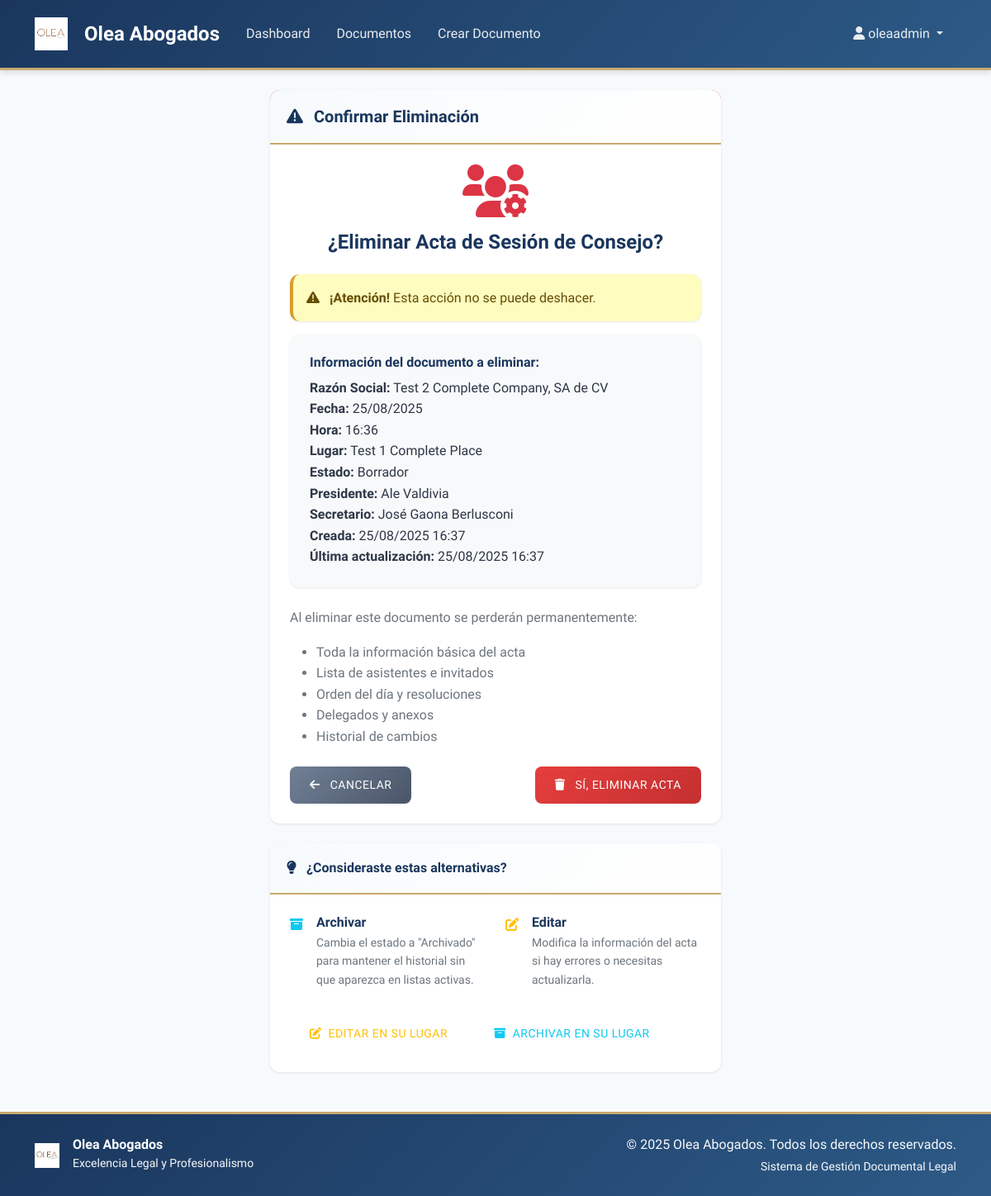
The page /documentos/consejo/16/eliminar/ (signed in) on the database its author committed.
### documentos/models.py (models this page shows, shortened)
class ActaSesionConsejo(models.Model):
    ESTADO_CHOICES = [
        ('borrador', 'Borrador'),
        ('aprobada', 'Aprobada'),
        ('firmada', 'Firmada'),
    ]
    METODO_INSTALACION = [
        ('mayoria', 'Mayoría'),
        ('unanimidad', 'Unanimidad'),
    ]
    usuario = models.ForeignKey(User, on_delete=models.CASCADE)
    razon_social       = models.CharField(max_length=255, help_text="Nombre completo de la sociedad")
    organo             = models.CharField(max_length=50, default='Consejo de Administración', editable=False)
    fecha              = models.DateField()
    hora_inicio        = models.TimeField()
    hora_cierre        = models.TimeField(null=True, blank=True)
    lugar              = models.TextField(help_text="Dirección física o link de Zoom")
    ciudad             = models.CharField(max_length=100, default='México')
    plataforma_remota  = models.CharField(max_length=100, default='Zoom')
    abreviatura_sociedad = models.CharField(max_length=100, default='CAS')
    convocatoria_realizada = models.BooleanField(
        default=True,
    )
    anexo_convocatoria = models.JSONField(
        null=True, blank=True,
        help_text="[{ 'tipo':'Convocatoria','archivo':'URL o referencia interna' }]"
    )
    porcentaje_miembros_presentes = models.DecimalField(
        max_digits=5, decimal_places=2,
        validators=[MinValueValidator(0), MaxValueValidator(100)],
        help_text="Porcentaje de consejeros presentes",
        null=True, blank=True, default=100.00
    )
    metodo_instalacion = models.CharField(
        max_length=20, choices=METODO_INSTALACION,
        default='mayoria',
        help_text="Cómo se declaró instalada la sesión",
        null=True, blank=True
    )
    presidente = models.CharField(max_length=255)
    secretario = models.CharField(max_length=255)
    asistentes_json   = models.JSONField(
        null=True, blank=True,
        help_text="""
        [
          { "nombre":"Daniel Martínez", "rol":"Consejero", "presente":true, "remoto":false },
          { "nombre":"Luis Hernández",  "rol":"Consejero", "presente":true, "remoto":true }
        ]
        """
    )
    invitados_json    = models.JSONField(
        null=True, blank=True,
        help_text="""
        [
          { "nombre":"Ángel Nieblas", "cargo":"Contador Público" },
          { "nombre":"Ramona Sánchez", "cargo":"Invitada" }
        ]
        """
    )
    orden_dia_json    = models.JSONField(
        null=True, blank=True,
        help_text="""
        [
          { "numero":1, "titulo":"Perspectivas políticas y económicas",    "descripcion":"" },
          { "numero":2, "titulo":"Informe Director General y estados fin.", "descripcion":"" }
        ]
        """
    )
    resoluciones_json = models.JSONField(
        null=True, blank=True,
        help_text="""
        [
          { "punto":1, "clave":"Única",  "texto":"Se toma nota…",         "tipo":"toma_nota" },
          { "punto":2, "clave":"II.1",   "texto":"Se aprueba el informe…","tipo":"aprobacion_informe" }
        ]
        """
    )
    delegados_json     = models.JSONField(
        null=True, blank=True,
        help_text="""
        [
          { "nombre":"Alfonso Arellano", "facultades":"Protocolizar el acta" },
          { "nombre":"Ramona Sánchez",   "facultades":"Cumplir resoluciones" }
        ]
        """
    )
    anexos_json       = models.JSONField(
        null=True, blank=True,
        help_text="""
        [
          { "numero":1, "titulo":"Lista de asistencia" },
          { "numero":2, "titulo":"Convocatoria" },
          { "numero":3, "titulo":"Presentación Director General" },
          { "numero":4, "titulo":"CIM Expansión Sol I" }
        ]
        """
    )
    estado       = models.CharField(max_length=20, choices=ESTADO_CHOICES, default='borrador')
    html_cache   = models.TextField(blank=True, help_text="HTML congelado al firmar/aprobar")
    creada_en    = models.DateTimeField(auto_now_add=True)
    actualizada_en = models.DateTimeField(auto_now=True)
    class Meta:
        verbose_name = "Acta de Sesión de Consejo"
        verbose_name_plural = "Actas de Sesiones de Consejo"
        ordering = ['-fecha', '-creada_en']

### documentos/views.py (the view, shortened to what this page needs)
# urls.py: path('consejo/<int:pk>/eliminar/', views.ConsejoDeleteView.as_view(), name='eliminar_consejo'),
class ConsejoDeleteView(LoginRequiredMixin, DeleteView):
    model = ActaSesionConsejo
    template_name = 'documentos/confirmar_eliminar_consejo.html'
    success_url = reverse_lazy('documentos:lista_consejo')
    context_object_name = 'documento'  # Agregar nombre específico para el objeto
    def get_queryset(self):
        return ActaSesionConsejo.objects.filter(usuario=self.request.user)
    def get_context_data(self, **kwargs):
        context = super().get_context_data(**kwargs)
        context['documento'] = self.object
        return context

### templates/documentos/confirmar_eliminar_consejo.html (shortened to what this page needs)
{% extends 'base.html' %}
{% block content %}
<div class="row justify-content-center">
    <div class="col-md-8 col-lg-6">
        <div class="card border-danger">
            <div class="card-header bg-danger text-white">
                <h5 class="mb-0">
                    <i class="fas fa-exclamation-triangle me-2"></i>
                    Confirmar Eliminación
                </h5>
            </div>
            <div class="card-body">
                <div class="text-center mb-4">
                    <i class="fas fa-users-cog fa-4x text-danger mb-3"></i>
                    <h4>¿Eliminar Acta de Sesión de Consejo?</h4>
                </div>
                <div class="alert alert-warning">
                    <i class="fas fa-exclamation-triangle me-2"></i>
                    <strong>¡Atención!</strong> Esta acción no se puede deshacer.
                </div>
                <div class="card bg-light">
                    <div class="card-body">
                        <h6 class="card-title">Información del documento a eliminar:</h6>
                        <ul class="list-unstyled mb-0">
                            <li><strong>Razón Social:</strong> {{ documento.razon_social }}</li>
                            <li><strong>Fecha:</strong> {{ documento.fecha|date:"d/m/Y" }}</li>
                            <li><strong>Hora:</strong> {{ documento.hora_inicio|time:"H:i" }}
                            </li>
                            <li><strong>Lugar:</strong> {{ documento.lugar|truncatechars:50 }}</li>
                            <li><strong>Estado:</strong> {{ documento.get_estado_display }}</li>
                            <li><strong>Presidente:</strong> {{ documento.presidente }}</li>
                            <li><strong>Secretario:</strong> {{ documento.secretario }}</li>
                            <li><strong>Creada:</strong> {{ documento.creada_en|date:"d/m/Y H:i" }}</li>
                            <li><strong>Última actualización:</strong> {{ documento.actualizada_en|date:"d/m/Y H:i" }}</li>
                        </ul>
                    </div>
                </div>
                <div class="mt-4">
                    <p class="text-muted">
                        Al eliminar este documento se perderán permanentemente:
                    </p>
                    <ul class="text-muted">
                        <li>Toda la información básica del acta</li>
                        <li>Lista de asistentes e invitados</li>
                        <li>Orden del día y resoluciones</li>
                        <li>Delegados y anexos</li>
                        <li>Historial de cambios</li>
                    </ul>
                </div>
                <form method="post" class="mt-4">
                    <div class="d-flex justify-content-between">
                        <a href="{% url 'documentos:detalle_consejo' documento.pk %}" class="btn btn-secondary">
                            <i class="fas fa-arrow-left me-2"></i>
                            Cancelar
                        </a>
                        <button type="submit" class="btn btn-danger">
                            <i class="fas fa-trash me-2"></i>
                            Sí, Eliminar Acta
                        </button>
                    </div>
                </form>
            </div>
        </div>
        <div class="card mt-4">
            <div class="card-header">
                <h6 class="mb-0">
                    <i class="fas fa-lightbulb me-2"></i>
                    ¿Consideraste estas alternativas?
                </h6>
            </div>
            <div class="card-body">
                <div class="row">
                    <div class="col-md-6">
                        <div class="d-flex align-items-start mb-3">
                            <i class="fas fa-archive text-info me-3 mt-1"></i>
                            <div>
                                <h6 class="mb-1">Archivar</h6>
                                <p class="text-muted small mb-0">
                                    Cambia el estado a "Archivado" para mantener el historial sin que aparezca en listas activas.
                                </p>
                            </div>
                        </div>
                    </div>
                    <div class="col-md-6">
                        <div class="d-flex align-items-start mb-3">
                            <i class="fas fa-edit text-warning me-3 mt-1"></i>
                            <div>
                                <h6 class="mb-1">Editar</h6>
                                <p class="text-muted small mb-0">
                                    Modifica la información del acta si hay errores o necesitas actualizarla.
                                </p>
                            </div>
                        </div>
                    </div>
                </div>
                <div class="d-flex gap-2 mt-3">
                    <a href="{% url 'documentos:editar_consejo' documento.pk %}" class="btn btn-outline-warning btn-sm">
                        <i class="fas fa-edit me-2"></i>Editar en su lugar
                    </a>
                    <button type="button" class="btn btn-outline-info btn-sm" onclick="archivarDocumento()">
                        <i class="fas fa-archive me-2"></i>Archivar en su lugar
                    </button>
                </div>
            </div>
        </div>
    </div>
</div>
{% endblock %}

### templates/base.html (shortened to what this page needs)
<!DOCTYPE html>
<html lang="es">
<head>
    <link href="https://cdn.jsdelivr.net/npm/bootstrap@5.1.3/dist/css/bootstrap.min.css" rel="stylesheet">
    <link rel="stylesheet" href="https://cdn.jsdelivr.net/npm/@fortawesome/fontawesome-free@6.0.0/css/all.min.css">
    {% load static %}
    <link rel="stylesheet" href="{% static 'css/style.css' %}">
</head>
<body>
    <nav class="navbar navbar-expand-lg navbar-dark">
        <div class="container">
            <a class="navbar-brand" href="{% url 'home' %}">
                <img src="{% static 'images/Olea_logo.jpg' %}" alt="Olea Logo" class="me-2">
                <span>Olea Abogados</span>
            </a>
            <div class="collapse navbar-collapse" id="navbarNav">
                <ul class="navbar-nav me-auto">
                    {% if user.is_authenticated %}
                        <li class="nav-item">
                            <a class="nav-link" href="{% url 'dashboard' %}">Dashboard</a>
                        </li>
                        <li class="nav-item">
                            <a class="nav-link" href="{% url 'documentos:lista' %}">Documentos</a>
                        </li>
                        <li class="nav-item">
                            <a class="nav-link" href="{% url 'documentos:crear' %}">Crear Documento</a>
                        </li>
                    {% endif %}
                </ul>
                <ul class="navbar-nav">
                    {% if user.is_authenticated %}
                        <li class="nav-item dropdown">
                            <a class="nav-link dropdown-toggle" href="#" id="navbarDropdown" role="button" data-bs-toggle="dropdown">
                                <i class="fas fa-user me-1"></i>{{ user.username }}
                            </a>
                        </li>
                    {% endif %}
                </ul>
            </div>
        </div>
    </nav>
    <main class="container mt-4">
        {% block content %}{% endblock %}
    </main>
    <footer class="mt-5 py-4">
        <div class="container">
            <div class="row align-items-center">
                <div class="col-md-6">
                    <div class="d-flex align-items-center">
                        <img src="{% static 'images/Olea_logo.jpg' %}" alt="Olea Logo" style="height: 30px; width: auto;" class="me-3">
                        <div>
                            <h6 class="mb-0 text-white">Olea Abogados</h6>
                            <small class="text-light">Excelencia Legal y Profesionalismo</small>
                        </div>
                    </div>
                </div>
                <div class="col-md-6 text-md-end text-center mt-3 mt-md-0">
                    <p class="mb-0 text-light">&copy; 2025 Olea Abogados. Todos los derechos reservados.</p>
                    <small class="text-light">Sistema de Gestión Documental Legal</small>
                </div>
            </div>
        </div>
    </footer>
</body>
</html>

### static/css/style.css (style rules this page uses)
html, body { height: 100%; }
:root { --primary-color: #1a365d; --secondary-color: #2d5a87; --accent-color: #c9a96e; --text-dark: #2d3748; --text-light: #718096; --background-light: #f7fafc; --border-color: #e2e8f0; --shadow-light: 0 1px 3px rgba(0, 0, 0, 0.1); --shadow-medium: 0 4px 6px rgba(0, 0, 0, 0.1); --shadow-heavy: 0 10px 25px rgba(0, 0, 0, 0.15); }
body { font-family: 'Segoe UI', Tahoma, Geneva, Verdana, sans-serif; color: var(--text-dark); line-height: 1.6; background-color: var(--background-light); display: flex; flex-direction: column; min-height: 100%; }
h1, h2, h3, h4, h5, h6 { font-family: 'Georgia', serif; font-weight: 600; color: var(--primary-color); }
.navbar { background: linear-gradient(135deg, var(--primary-color) 0%, var(--secondary-color) 100%); box-shadow: var(--shadow-medium); padding: 1rem 0; border-bottom: 3px solid var(--accent-color); }
.navbar-brand { font-family: 'Georgia', serif; font-size: 1.5rem; font-weight: 700; color: white !important; display: flex; align-items: center; gap: 0.75rem; }
.navbar-brand img { height: 40px; width: auto; filter: brightness(1.1); }
.navbar-nav .nav-link { color: rgba(255, 255, 255, 0.9) !important; font-weight: 500; padding: 0.5rem 1rem !important; border-radius: 0.375rem; transition: all 0.3s ease; }
.card { border: none; border-radius: 0.75rem; box-shadow: var(--shadow-light); transition: all 0.3s ease; background: white; }
.card-header { background: linear-gradient(135deg, var(--background-light) 0%, #ffffff 100%); border-bottom: 2px solid var(--accent-color); border-radius: 0.75rem 0.75rem 0 0 !important; padding: 1.25rem; font-weight: 600; color: var(--primary-color); }
.card-body { padding: 1.5rem; }
.btn { border-radius: 0.5rem; font-weight: 500; padding: 0.75rem 1.5rem; transition: all 0.3s ease; border: none; text-transform: uppercase; letter-spacing: 0.5px; font-size: 0.875rem; }
.btn-danger { background: linear-gradient(135deg, #e53e3e 0%, #c53030 100%); }
.btn-secondary { background: linear-gradient(135deg, #718096 0%, #4a5568 100%); }
main.container { margin-top: 1.5rem; flex: 1 0 auto; }
.alert { border: none; border-radius: 0.75rem; border-left: 4px solid; box-shadow: var(--shadow-light); }
.alert-warning { border-left-color: #d69e2e; background-color: #fefcbf; }
footer { background: linear-gradient(135deg, var(--primary-color) 0%, var(--secondary-color) 100%); color: white; padding: 2rem 0; margin-top: auto; border-top: 3px solid var(--accent-color); }

### rows shown on the page
ActaSesionConsejo: razon_social "Test 2 Complete Company, SA de CV", fecha "25/08/2025", hora_inicio "16:36", lugar "Test 1 Complete Place", estado "Borrador", presidente "Ale Valdivia", secretario "José Gaona Berlusconi", creada_en "25/08/2025 16:37", actualizada_en "25/08/2025 16:37"

### other values the page prints
{{ user.username }} "oleaadmin"
